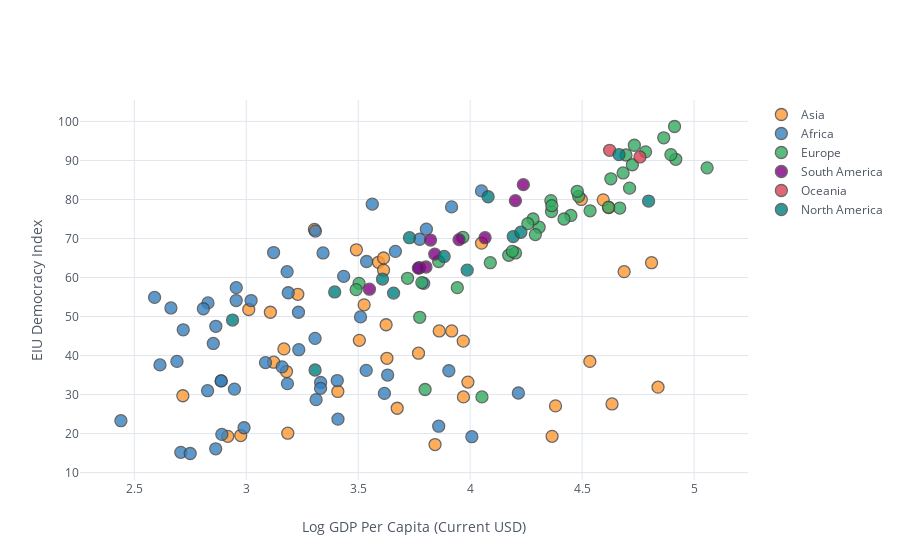

Notebook code for this chart:
### Code cell
df[df['Log GDP Per Capita'] > 0].iplot(
    mode='markers',
    x='Log GDP Per Capita',
    y='Democracy index (EIU)',
    categories='Continent',
    text='Country Name',
    xTitle='Log GDP Per Capita (Current USD)',
    yTitle='EIU Democracy Index',
    theme='white',
)

### Figure 1 — Plotly figure (JSON) as saved in the notebook; plotly's stock layout.template omitted (floating-point values rounded to 4 significant figures)
{"data": [{"marker": {"color": "rgba(255, 153, 51, 1.0)", "line": {"width": 1.3}, "opacity": 0.8, "size": 12, "symbol": "circle"}, "mode": "markers", "name": "Asia", "text": ["Afghanistan", "United Arab Emirates", "Armenia", "Azerbaijan", "Bangladesh", "Bahrain", "Bhutan", "China", "Hong Kong", "Indonesia", "India", "Iraq", "Israel", "Jordan", "Japan", "Kazakhstan", "Kyrgyz Republic", "Cambodia", "South Korea", "Kuwait", "Lebanon", "Sri Lanka", "Myanmar", "Mongolia", "Malaysia", "Nepal", "Pakistan", "Philippines", "Palestine", "Qatar", "Saudi Arabia", "Singapore", "Thailand", "Tajikistan", "Turkmenistan", "Turkey", "Uzbekistan", "Vietnam", "Yemen"], "textfont": {"color": "#4D5663"}, "type": "scatter", "uid": "3ce9d5a4-b264-49d7-bd60-34c23e1ef0ec", "x": [2.717, 4.634, 3.624, 3.674, 3.23, 4.381, 3.526, 3.99, 4.688, 3.59, 3.304, 3.769, 4.619, 3.628, 4.594, 3.97, 3.108, 3.18, 4.496, 4.535, 3.917, 3.613, 3.123, 3.613, 4.051, 3.011, 3.168, 3.492, 3.505, 4.839, 4.366, 4.81, 3.862, 2.917, 3.843, 3.969, 3.185, 3.409, 2.975], "y": [29.7, 27.6, 47.9, 26.5, 55.7, 27.1, 53, 33.2, 61.5, 63.9, 72.3, 40.6, 77.9, 39.3, 79.9, 29.4, 51.1, 35.9, 80, 38.5, 46.3, 61.9, 38.3, 65, 68.8, 51.8, 41.7, 67.1, 43.9, 31.9, 19.3, 63.8, 46.3, 19.3, 17.2, 43.7, 20.1, 30.8, 19.5]}, {"marker": {"color": "rgba(55, 128, 191, 1.0)", "line": {"width": 1.3}, "opacity": 0.8, "size": 12, "symbol": "circle"}, "mode": "markers", "name": "Africa", "text": ["Angola", "Burundi", "Benin", "Burkina Faso", "Botswana", "Central African Republic", "Cote d'Ivoire", "Cameroon", "DR Congo", "Congo Republic", "Comoros", "Cabo Verde", "Djibouti", "Algeria", "Egypt", "Ethiopia", "Fiji", "Gabon", "Ghana", "Guinea", "Gambia", "Guinea-Bissau", "Equatorial Guinea", "Guyana", "Kenya", "Laos", "Liberia", "Libya", "Lesotho", "Morocco", "Madagascar", "Mali", "Mozambique", "Mauritania", "Mauritius", "Malawi", "Namibia", "Niger", "Nigeria", "Oman", "Papua New Guinea", "Rwanda", "Sudan", "Senegal", "Sierra Leone", "Suriname", "Eswatini", "Chad", "Togo", "Timor-Leste", "Tunisia", "Tanzania", "Uganda", "South Africa", "Zambia", "Zimbabwe"], "textfont": {"color": "#4D5663"}, "type": "scatter", "uid": "de67e378-31fa-433b-903f-bf6b0fee7100", "x": [3.536, 2.44, 2.955, 2.864, 3.917, 2.708, 3.234, 3.184, 2.75, 3.332, 3.16, 3.563, 3.312, 3.631, 3.406, 2.888, 3.793, 3.905, 3.343, 2.947, 2.853, 2.891, 4.007, 3.666, 3.233, 3.41, 2.829, 3.859, 3.122, 3.51, 2.663, 2.955, 2.69, 3.086, 4.051, 2.59, 3.773, 2.615, 3.307, 4.215, 3.435, 2.888, 2.99, 3.182, 2.718, 3.775, 3.617, 2.863, 2.827, 3.309, 3.537, 3.021, 2.808, 3.804, 3.187, 3.332], "y": [36.2, 23.3, 57.4, 47.5, 78.1, 15.2, 41.5, 32.8, 14.9, 33.1, 37.1, 78.8, 28.7, 35, 33.6, 33.5, 58.5, 36.1, 66.3, 31.4, 43.1, 19.8, 19.2, 66.7, 51.1, 23.7, 53.5, 21.9, 66.4, 49.9, 52.2, 54.1, 38.5, 38.2, 82.2, 54.9, 62.5, 37.6, 44.4, 30.4, 60.3, 33.5, 21.5, 61.5, 46.6, 69.8, 30.3, 16.1, 31, 71.9, 64.1, 54.1, 52, 72.4, 56.1, 31.6]}, {"marker": {"color": "rgba(50, 171, 96, 1.0)", "line": {"width": 1.3}, "opacity": 0.8, "size": 12, "symbol": "circle"}, "mode": "markers", "name": "Europe", "text": ["Albania", "Austria", "Belgium", "Bulgaria", "Bosnia and Herzegovina", "Belarus", "Switzerland", "Cyprus", "Czech Republic", "Germany", "Denmark", "Spain", "Estonia", "Finland", "France", "United Kingdom", "Greece", "Croatia", "Hungary", "Ireland", "Iceland", "Italy", "Lithuania", "Luxembourg", "Latvia", "Moldova", "Macedonia", "Malta", "Montenegro", "Netherlands", "Norway", "Poland", "Portugal", "Romania", "Russia", "Serbia", "Slovakia", "Slovenia", "Sweden", "Ukraine"], "textfont": {"color": "#4D5663"}, "type": "scatter", "uid": "5d9f5476-51e7-44c1-b611-1fac1a895df6", "x": [3.72, 4.712, 4.668, 3.967, 3.775, 3.799, 4.918, 4.45, 4.363, 4.683, 4.783, 4.485, 4.36, 4.696, 4.618, 4.628, 4.308, 4.172, 4.202, 4.897, 4.865, 4.536, 4.281, 5.058, 4.257, 3.504, 3.784, 4.478, 3.943, 4.724, 4.913, 4.188, 4.364, 4.09, 4.053, 3.859, 4.291, 4.419, 4.733, 3.491], "y": [59.8, 82.9, 77.8, 70.3, 49.8, 31.3, 90.3, 75.9, 76.9, 86.8, 92.2, 80.8, 79.7, 91.4, 78, 85.3, 72.9, 65.7, 66.3, 91.5, 95.8, 77.1, 75, 88.1, 73.8, 58.5, 58.7, 82.1, 57.4, 88.9, 98.7, 66.7, 78.4, 63.8, 29.4, 64.1, 71, 75, 93.9, 56.9]}, {"marker": {"color": "rgba(128, 0, 128, 1.0)", "line": {"width": 1.3}, "opacity": 0.8, "size": 12, "symbol": "circle"}, "mode": "markers", "name": "South America", "text": ["Argentina", "Bolivia", "Brazil", "Chile", "Colombia", "Ecuador", "Peru", "Paraguay", "Uruguay"], "textfont": {"color": "#4D5663"}, "type": "scatter", "uid": "e892e44d-f46b-4176-b69b-08129cf96fd0", "x": [4.066, 3.55, 3.95, 4.202, 3.823, 3.802, 3.842, 3.769, 4.237], "y": [70.2, 57, 69.7, 79.7, 69.6, 62.7, 66, 62.4, 83.8]}, {"marker": {"color": "rgba(219, 64, 82, 1.0)", "line": {"width": 1.3}, "opacity": 0.8, "size": 12, "symbol": "circle"}, "mode": "markers", "name": "Oceania", "text": ["Australia", "New Zealand"], "textfont": {"color": "#4D5663"}, "type": "scatter", "uid": "bd83f641-dddc-4e47-bfab-118d8a694466", "x": [4.758, 4.623], "y": [90.9, 92.6]}, {"marker": {"color": "rgba(0, 128, 128, 1.0)", "line": {"width": 1.3}, "opacity": 0.8, "size": 12, "symbol": "circle"}, "mode": "markers", "name": "North America", "text": ["Canada", "Costa Rica", "Dominican Republic", "Guatemala", "Honduras", "Haiti", "Jamaica", "Mexico", "Nicaragua", "Panama", "El Salvador", "Trinidad and Tobago", "United States"], "textfont": {"color": "#4D5663"}, "type": "scatter", "uid": "0b78e383-d65c-456c-aac8-f27f7af4a86a", "x": [4.665, 4.08, 3.884, 3.658, 3.395, 2.939, 3.729, 3.987, 3.307, 4.192, 3.608, 4.226, 4.797], "y": [91.5, 80.7, 65.4, 56, 56.3, 49.1, 70.2, 61.9, 36.3, 70.5, 59.6, 71.6, 79.6]}], "layout": {"legend": {"bgcolor": "#FFFFFF", "font": {"color": "#4D5663"}}, "paper_bgcolor": "#FFFFFF", "plot_bgcolor": "#FFFFFF", "title": {"font": {"color": "#4D5663"}}, "xaxis": {"gridcolor": "#E1E5ED", "showgrid": true, "tickfont": {"color": "#4D5663"}, "title": {"font": {"color": "#4D5663"}, "text": "Log GDP Per Capita (Current USD)"}, "zerolinecolor": "#E1E5ED"}, "yaxis": {"gridcolor": "#E1E5ED", "showgrid": true, "tickfont": {"color": "#4D5663"}, "title": {"font": {"color": "#4D5663"}, "text": "EIU Democracy Index"}, "zerolinecolor": "#E1E5ED"}}}
